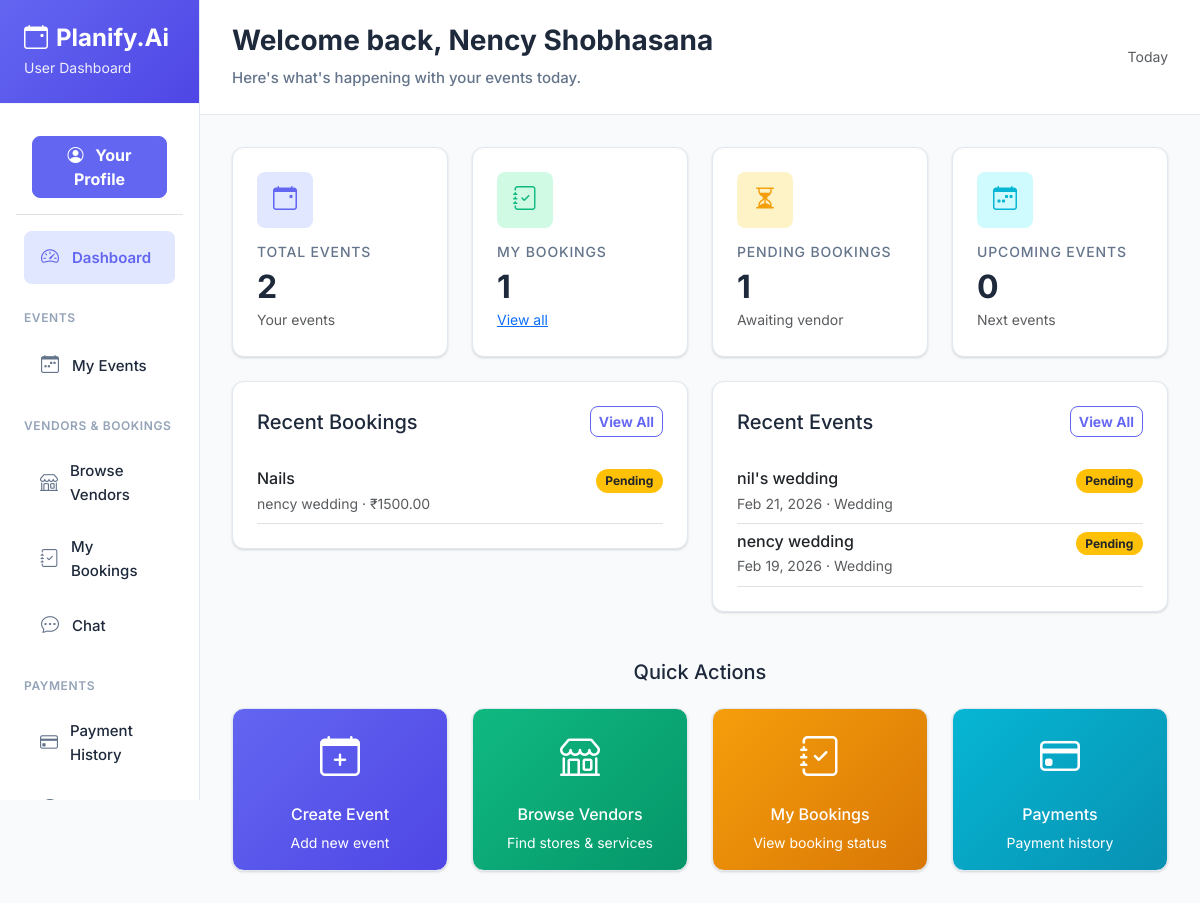
The app's page /user/ (signed in) with its own data.
### account/models.py (models this page shows, shortened)
class User(models.Model):
    fullname = models.CharField(max_length=255)
    email = models.EmailField(unique=True)
    mobile = models.CharField(max_length=15, unique=True, null=True, blank=True)
    password = models.CharField(max_length=255, blank=True, null=True)
    is_active = models.BooleanField(default=False)   # ✅ added
    email_verified = models.BooleanField(default=False)
    role = models.ForeignKey(Role, on_delete=models.CASCADE)
    business_logo = models.ImageField(upload_to='vendor_logos/', null=True, blank=True)
    created_at = models.DateTimeField(auto_now_add=True)
    updated_at = models.DateTimeField(auto_now=True)

### vendor/models.py (models this page shows, shortened)
class Booking(models.Model):
    STATUS_PENDING = 'pending'
    STATUS_CONFIRMED = 'confirmed'
    STATUS_IN_PROGRESS = 'in_progress'
    STATUS_COMPLETED = 'completed'
    STATUS_CANCELLED = 'cancelled'
    STATUS_CHOICES = [
        (STATUS_PENDING, 'Pending'),
        (STATUS_CONFIRMED, 'Approved'),
        (STATUS_IN_PROGRESS, 'In Progress'),
        (STATUS_COMPLETED, 'Completed'),
        (STATUS_CANCELLED, 'Rejected'),
    ]
    event = models.ForeignKey(Event, on_delete=models.CASCADE, related_name='bookings')
    store = models.ForeignKey(Store, on_delete=models.CASCADE, related_name='bookings')
    service = models.ForeignKey(Service, on_delete=models.SET_NULL, null=True, blank=True, related_name='bookings')
    customer = models.ForeignKey(User, on_delete=models.CASCADE, related_name='customer_bookings')
    vendor = models.ForeignKey(User, on_delete=models.CASCADE, related_name='vendor_bookings')
    amount = models.DecimalField(max_digits=10, decimal_places=2)
    status = models.CharField(max_length=20, choices=STATUS_CHOICES, default=STATUS_PENDING)
    notes = models.TextField(blank=True, null=True)
    created_at = models.DateTimeField(auto_now_add=True)
    updated_at = models.DateTimeField(auto_now=True)
    booking_date = models.DateTimeField(null=True, blank=True)  # When the service will be provided

class Store(models.Model):
    vendor = models.ForeignKey(User, on_delete=models.CASCADE, limit_choices_to={'role__name__iexact': 'vendor'})
    store_name = models.CharField(max_length=200)
    description = models.TextField()
    phone = models.CharField(max_length=20, null=True, blank=True)
    category = models.ForeignKey(category, on_delete=models.CASCADE)
    address = models.TextField()
    city = models.CharField(max_length=100)
    price_start = models.DecimalField(max_digits=10, decimal_places=2)
    profile_image = models.ImageField(upload_to='store_images/', null=True, blank=True)
    created_at = models.DateTimeField(auto_now_add=True)
    updated_at = models.DateTimeField(auto_now=True)
    status = models.BooleanField(default=True)  # active/inactive

### user/models.py (models this page shows, shortened)
class Event(models.Model):
    STATUS_PENDING = 'pending'
    STATUS_CONFIRMED = 'confirmed'
    STATUS_COMPLETED = 'completed'
    STATUS_CANCELLED = 'cancelled'
    STATUS_CHOICES = [
        (STATUS_PENDING, 'Pending'),
        (STATUS_CONFIRMED, 'Confirmed'),
        (STATUS_COMPLETED, 'Completed'),
        (STATUS_CANCELLED, 'Cancelled'),
    ]
    TYPE_WEDDING = 'wedding'
    TYPE_CONFERENCE = 'conference'
    TYPE_PARTY = 'party'
    TYPE_OTHER = 'other'
    TYPE_CHOICES = [
        (TYPE_WEDDING, 'Wedding'),
        (TYPE_CONFERENCE, 'Conference'),
        (TYPE_PARTY, 'Party'),
        (TYPE_OTHER, 'Other'),
    ]
    owner = models.ForeignKey('account.User', on_delete=models.CASCADE, related_name='events')
    title = models.CharField(max_length=200)
    date = models.DateTimeField()
    event_type = models.CharField(max_length=50, choices=TYPE_CHOICES, default=TYPE_OTHER)
    status = models.CharField(max_length=20, choices=STATUS_CHOICES, default=STATUS_PENDING)
    guests = models.PositiveIntegerField(default=0)
    created_at = models.DateTimeField(auto_now_add=True)

### user/views.py (the view)
    def wrapper(request, *args, **kwargs):
        user_id = request.session.get('user_id')
        if not user_id:
            return redirect('/login/')
        try:
            User.objects.get(id=user_id)
        except User.DoesNotExist:
            request.session.flush()
            return redirect('/login/')
        return view_func(request, *args, **kwargs)

### event/context_processors.py (called while the page is built)
def global_app_info(request):
    return {
        'APP_NAME': 'Planify.Ai',
        'APP_LOGO_TEXT': 'PA',                 # Text logo (initials)
        'APP_LOGO_IMAGE': '/static/images/LOGO.png',   # Image logo (inside static/)
    }

def vendor_stores(request):
    try:
        from vendor.models import Store
        stores = Store.objects.filter(status=True).order_by('store_name')
    except Exception:
        stores = []
    return {
        'all_stores': stores
    }

def unread_counts(request):
    user_id = None
    try:
        user_id = request.session.get('user_id')
    except Exception:
        user_id = None
    unread_notifications = 0
    try:
        if user_id:
            from user.models import Notification
            unread_notifications = Notification.objects.filter(user_id=user_id, is_read=False).count()
    except Exception:
        unread_notifications = 0
    return {
        'unread_notifications': unread_notifications,
    }

### user/views.py (called while the page is built)
def user_required(view_func):
    def wrapper(request, *args, **kwargs):
        user_id = request.session.get('user_id')
        if not user_id:
            return redirect('/login/')
        try:
            User.objects.get(id=user_id)
        except User.DoesNotExist:
            request.session.flush()
            return redirect('/login/')
        return view_func(request, *args, **kwargs)
    return wrapper

### template/user/dashboard.html (shortened to what this page needs)
{% extends 'user/base.html' %}
{% block content %}
<div class="row g-4 mb-4">
    <div class="col-md-6 col-lg-3">
        <div class="stat-card">
            <div class="stat-card-icon primary">
                <i class="bi bi-calendar-event"></i>
            </div>
            <h6>Total Events</h6>
            <h2>{{ total_events }}</h2>
            <small class="text-muted">Your events</small>
        </div>
    </div>
    <div class="col-md-6 col-lg-3">
        <div class="stat-card">
            <div class="stat-card-icon success">
                <i class="bi bi-journal-check"></i>
            </div>
            <h6>My Bookings</h6>
            <h2>{{ total_bookings }}</h2>
            <small class="text-muted"><a href="{% url 'user:user_bookings' %}">View all</a></small>
        </div>
    </div>
    <div class="col-md-6 col-lg-3">
        <div class="stat-card">
            <div class="stat-card-icon warning">
                <i class="bi bi-hourglass-split"></i>
            </div>
            <h6>Pending Bookings</h6>
            <h2>{{ pending_bookings }}</h2>
            <small class="text-muted">Awaiting vendor</small>
        </div>
    </div>
    <div class="col-md-6 col-lg-3">
        <div class="stat-card">
            <div class="stat-card-icon info">
                <i class="bi bi-calendar-week"></i>
            </div>
            <h6>Upcoming Events</h6>
            <h2>{{ upcoming_events }}</h2>
            <small class="text-muted">Next events</small>
        </div>
    </div>
</div>
<div class="row g-4 mb-4">
    <div class="col-md-6">
        <div class="card-box">
            <div class="d-flex justify-content-between align-items-center mb-4">
                <h5 class="mb-0">Recent Bookings</h5>
                <a href="{% url 'user:user_bookings' %}" class="btn btn-sm btn-outline-primary">View All</a>
            </div>
            {% if recent_bookings %}
            <div class="list-group list-group-flush">
                {% for b in recent_bookings %}
                <div class="list-group-item px-0 border-0 border-bottom">
                    <div class="d-flex justify-content-between align-items-start">
                        <div>
                            <h6 class="mb-1">{{ b.store.store_name }}</h6>
                            <p class="mb-0 small text-muted">{{ b.event.title }} · ₹{{ b.amount }}</p>
                        </div>
                        <span class="badge bg-{% if b.status == 'pending' %}warning text-dark{% elif b.status == 'confirmed' %}primary{% elif b.status == 'completed' %}success{% else %}secondary{% endif %}">{{ b.status|title }}</span>
                    </div>
                </div>
                {% endfor %}
            </div>
            {% else %}
            <div class="text-center py-5">
                <i class="bi bi-journal-x fs-1 text-muted"></i>
                <p class="text-muted mt-3">No bookings yet. <a href="{% url 'user:stores_list' %}">Browse vendors</a></p>
            </div>
            {% endif %}
        </div>
    </div>
    <div class="col-md-6">
        <div class="card-box">
            <div class="d-flex justify-content-between align-items-center mb-4">
                <h5 class="mb-0">Recent Events</h5>
                <a href="{% url 'user:user_events' %}" class="btn btn-sm btn-outline-primary">View All</a>
            </div>
            {% if recent_events %}
            <div class="list-group list-group-flush">
                {% for event in recent_events %}
                <div class="list-group-item px-0 border-0 border-bottom">
                    <div class="d-flex justify-content-between align-items-start">
                        <div>
                            <h6 class="mb-1">{{ event.title }}</h6>
                            <p class="mb-0 small text-muted">{{ event.date|date:"M d, Y" }} · {{ event.get_event_type_display }}</p>
                        </div>
                        <span class="badge bg-{% if event.status == 'pending' %}warning text-dark{% elif event.status == 'confirmed' %}primary{% elif event.status == 'completed' %}success{% else %}secondary{% endif %}">{{ event.status|title }}</span>
                    </div>
                </div>
                {% endfor %}
            </div>
            {% else %}
            <div class="text-center py-5">
                <i class="bi bi-calendar-x fs-1 text-muted"></i>
                <p class="text-muted mt-3">No events yet. <a href="{% url 'user:event_create' %}">Create one</a></p>
            </div>
            {% endif %}
        </div>
    </div>
</div>
<div class="mt-5">
    <h5 class="mb-4 text-center">Quick Actions</h5>
    <div class="row g-4 justify-content-center">
        <div class="col-lg-3 col-md-4 col-sm-6">
            <a href="{% url 'user:event_create' %}" class="card text-white text-center text-decoration-none h-100" style="background: linear-gradient(135deg, #6366f1 0%, #4f46e5 100%);">
                <div class="card-body d-flex flex-column justify-content-center">
                    <i class="bi bi-calendar-plus fs-1 mb-3"></i>
                    <h6 class="card-title">Create Event</h6>
                    <p class="card-text small">Add new event</p>
                </div>
            </a>
        </div>
        <div class="col-lg-3 col-md-4 col-sm-6">
            <a href="{% url 'user:stores_list' %}" class="card text-white text-center text-decoration-none h-100" style="background: linear-gradient(135deg, #10b981 0%, #059669 100%);">
                <div class="card-body d-flex flex-column justify-content-center">
                    <i class="bi bi-shop fs-1 mb-3"></i>
                    <h6 class="card-title">Browse Vendors</h6>
                    <p class="card-text small">Find stores & services</p>
                </div>
            </a>
        </div>
        <div class="col-lg-3 col-md-4 col-sm-6">
            <a href="{% url 'user:user_bookings' %}" class="card text-white text-center text-decoration-none h-100" style="background: linear-gradient(135deg, #f59e0b 0%, #d97706 100%);">
                <div class="card-body d-flex flex-column justify-content-center">
                    <i class="bi bi-journal-check fs-1 mb-3"></i>
                    <h6 class="card-title">My Bookings</h6>
                    <p class="card-text small">View booking status</p>
                </div>
            </a>
        </div>
        <div class="col-lg-3 col-md-4 col-sm-6">
            <a href="{% url 'user:user_payments' %}" class="card text-white text-center text-decoration-none h-100" style="background: linear-gradient(135deg, #06b6d4 0%, #0891b2 100%);">
                <div class="card-body d-flex flex-column justify-content-center">
                    <i class="bi bi-credit-card fs-1 mb-3"></i>
                    <h6 class="card-title">Payments</h6>
                    <p class="card-text small">Payment history</p>
                </div>
            </a>
        </div>
    </div>
</div>
{% endblock %}

### template/user/include/header.html (shortened to what this page needs)
<div class="dashboard-header">
    <div class="d-flex justify-content-between align-items-center">
        <div>
            <h2>Welcome back, {{ user.fullname|default:"User" }}</h2>
            <p>Here's what's happening with your events today.</p>
        </div>
        <div class="d-flex align-items-center gap-3">
            <div class="text-end">
                <small class="text-muted d-block">Today</small>
            </div>
        </div>
    </div>
</div>

### static/css/app.css (style rules this page uses)
:root { --primary: #6366f1; --primary-light: #e0e7ff; --primary-dark: #4f46e5; --success: #10b981; --success-light: #d1fae5; --warning: #f59e0b; --warning-light: #fef3c7; --danger: #ef4444; --danger-light: #fee2e2; --info: #06b6d4; --info-light: #cffafe; --bg-primary: #ffffff; --bg-secondary: #f8fafc; --bg-tertiary: #f1f5f9; --text-primary: #0f172a; --text-secondary: #64748b; --text-light: #94a3b8; --border: #e2e8f0; --border-light: #f1f5f9; --shadow-sm: 0 1px 2px rgba(0, 0, 0, 0.05); --shadow: 0 1px 3px rgba(0, 0, 0, 0.10), 0 1px 2px rgba(0, 0, 0, 0.06); --shadow-md: 0 8px 20px rgba(15, 23, 42, 0.10); --radius: 12px; --radius-sm: 10px; }
* { box-sizing: border-box; }
body { font-family: 'Inter', -apple-system, BlinkMacSystemFont, 'Segoe UI', Roboto, Arial, sans-serif; background: var(--bg-secondary); color: var(--text-primary); -webkit-font-smoothing: antialiased; -moz-osx-font-smoothing: grayscale; }
.dashboard-header { background: var(--bg-primary); padding: 1.25rem 1.75rem; border-bottom: 1px solid var(--border); }
.dashboard-header h2 { font-size: 1.65rem; font-weight: 800; margin: 0; }
.dashboard-header p { margin: .4rem 0 0; color: var(--text-secondary); font-weight: 500; }
.card-box { background: var(--bg-primary); border-radius: var(--radius); padding: 1.25rem; box-shadow: var(--shadow); border: 1px solid var(--border); }
.stat-card { background: var(--bg-primary); border-radius: var(--radius); padding: 1.25rem; box-shadow: var(--shadow); border: 1px solid var(--border); height: 100%; transition: transform .18s ease, box-shadow .18s ease; }
.stat-card-icon { width: 54px; height: 54px; border-radius: var(--radius-sm); display: grid; place-items: center; font-size: 1.5rem; margin-bottom: .9rem; }
.stat-card-icon.primary { background: var(--primary-light); color: var(--primary); }
.stat-card-icon.success { background: var(--success-light); color: var(--success); }
.stat-card-icon.warning { background: var(--warning-light); color: var(--warning); }
.stat-card-icon.info { background: var(--info-light); color: var(--info); }
.stat-card h6 { color: var(--text-secondary); font-weight: 700; font-size: .82rem; text-transform: uppercase; letter-spacing: .06em; margin-bottom: .35rem; }
.stat-card h2 { margin: 0; font-weight: 900; font-size: 2rem; }
.btn { border-radius: var(--radius-sm); font-weight: 650; }
.btn-outline-primary { border-color: var(--primary); color: var(--primary); }
.badge { border-radius: 999px; font-weight: 700; padding: .35rem .6rem; }

### records on screen
User: fullname "Nency Shobhasana"
Booking: store.store_name "Nails", event "nency wedding", amount "1500.00", status "Pending"
Event: title "nil's wedding", date "Feb 21, 2026", event_type "Wedding", status "Pending"
Event: title "nency wedding", date "Feb 19, 2026", event_type "Wedding", status "Pending"

### other values on screen
{{ APP_NAME }} "Planify.Ai"
{{ total_events }} "2"
{{ total_bookings }} "1"
{{ pending_bookings }} "1"
{{ upcoming_events }} "0"
